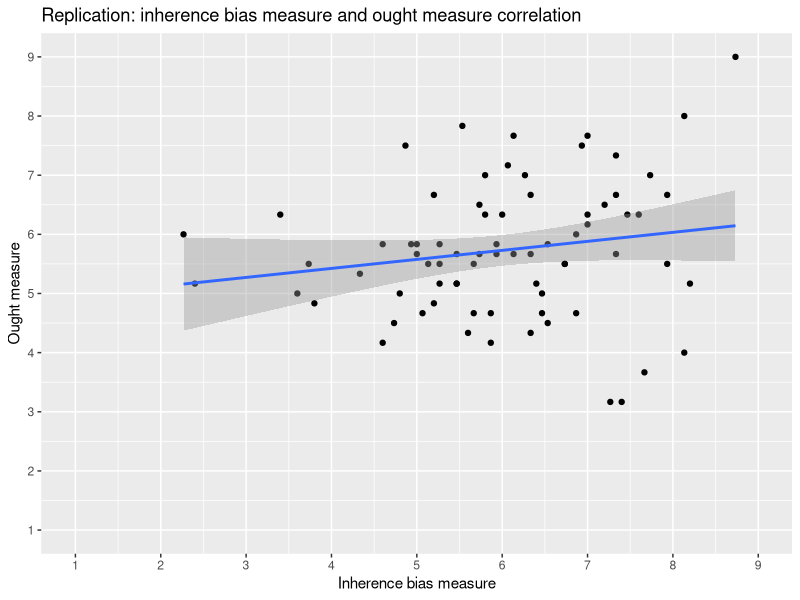

Generate this figure with R: (Note: this script raises an error after producing the figure.)
## ---- chunk 1
require("knitr")
## ---- chunk 2
### Data Preparation


#### Load Relevant Libraries and Functions
library(tidyverse)


#### Import data for analysis
data <- read_csv("../data/Exp1_finalData.csv")



#### Initial data formatting
# Filter out those who didn't consent
data <- data %>%
  filter(consent == "I agree")


# Select relevant columns
data <- data %>%
  dplyr::select(IH_1:IH_C2, # inherence heuristic scale
         O_1, O_2, O_3, O_4, O_5, O_6, # ought inferences
         attn, # attention check
         debrief_1:debrief_4, # debriefing
         gender, age, education, income, religion, race, conservatism, English) #demographics

# Add subject ID
data <- mutate(data, subject = row_number())

# Remove all strings in task response columns and conservatism question (mainly Likert scale labels)
data <- data %>% 
  mutate_at(vars(IH_1:O_6, conservatism), ~gsub("([a-z]|[A-Z]|\\s)*", "", .)) %>% 
  mutate_at(vars(IH_1:O_6, conservatism), as.numeric)



#### Data exclusion / filtering

# replace NAs in debriefing questions with text " " to prep for str_detect, which can't handle NAs
data$debrief_1 <- str_replace_na(data$debrief_1, " ")
data$debrief_2 <- str_replace_na(data$debrief_2, " ")
data$debrief_3 <- str_replace_na(data$debrief_1, " ")
data$debrief_4 <- str_replace_na(data$debrief_1, " ")

# record exclusions
data_excl <- tibble(
  attn = sum(data$attn != "Yes" | is.na(data$attn)), 
  IH_C = sum(data$IH_C1 != 3 | is.na(data$IH_C1) | data$IH_C2 != 7 | is.na(data$IH_C2)),
  non_naive = sum(str_detect(data$debrief_1, "is-ought"))
  + sum(str_detect(data$debrief_2, "is-ought"))
  + sum(str_detect(data$debrief_3, "is-ought"))
  + sum(str_detect(data$debrief_4, "is-ought")))
data_excl

# Excluding subjects
data <- data %>%
  filter(attn == "Yes" & # Exclude those who didn't pay attention
        IH_C1 == 3 & IH_C2 == 7 & # Exclude those who didn't answer correctly on control questions on the inherence heuristic scale
        !str_detect(debrief_1, "is-ought") & 
        !str_detect(debrief_2, "is-ought") & 
        !str_detect(debrief_3, "is-ought") & 
        !str_detect(debrief_4, "is-ought")) %>%  # Exclude those who mentioned "is-ought" in debriefing
  select(-attn, -(IH_C1:IH_C2), -(debrief_1:debrief_4)) # Delete attn and inherence heuristic scale control columns


#### Demographics analysis
# gender
data_demographics_gender <- data %>%
  count(gender)
data_demographics_gender

# age
data_demographics_age <- data %>%
  count(age)
data_demographics_age

# education
data_demographics_education <- data %>%
  count(education)
data_demographics_education

# income
data_demographics_income <- data %>%
  count(income)
data_demographics_income

# religion
data_demographics_religion <- data %>%
  count(religion)
data_demographics_religion

# race
data_demographics_race <- data %>%
  count(race)
data_demographics_race

# conservatism
data_demographics_conservatism <- data %>%
  count(conservatism)
data_demographics_conservatism



#### Prepare data for analysis - create columns etc.
# gather to tidy long form
data_tidy <- data %>% 
  gather(question, response, IH_1:O_6)

# classify items as inherence heuristic questions vs ought questions
data_tidy <- data_tidy %>% 
  separate(question, c("question_type", "question_number"), "_")



# summarize inherence bias average and ought measure average across subjects
data_means <- data_tidy %>%
  group_by(question_type) %>% 
  summarize(avg=mean(response, na.rm=TRUE), sd=sd(response, na.rm=TRUE), n())
data_means

# summarize inherence bias and ought measure per subject
data_means_subj <- data_tidy %>% 
  group_by(subject, question_type) %>%  
  summarize(avg=mean(response, na.rm=TRUE)) %>% 
  spread(question_type, avg)
data_means_subj






## ---- chunk 3
### Analysis of replication data
# scatterplot of inherence bias measure and ought measure
p <- ggplot(data_means_subj, aes(x = IH, y = O)) + 
  geom_point() + 
  labs(x="Inherence bias measure", 
       y="Ought measure") +
  geom_smooth(method = "lm") +
  # Ought measure is 1 to 9 scale
  scale_y_continuous(limits=c(1,9), breaks=seq(1, 9, 1)) +
  # Inherence bias measure is 1 to 9 scale
  scale_x_continuous(limits=c(1,9), breaks=seq(1, 9, 1)) +
  ggtitle("Replication: inherence bias measure and ought measure correlation")


# Pearson correlation between each subject's inherence bias measure and their ought measure 
cor <- cor.test(data_means_subj$IH, data_means_subj$O, method = "pearson")
cor





### Scatterplot of original data
# Importing original data
data_original <- read_csv("../data/Exp1_originalData.csv")

# Add subject ID
data_original <- mutate(data_original, subject = row_number())

# Filter out excluded subjects
data_original <- data_original %>% 
  filter(excluded == 0)

# Select relevant columns
data_original <- data_original %>%
  select(inhav, # inherence heuristic scale
         oughtav, # ought inferences
         subject) # subject ID

# Rename columns to be same as replication data
data_original <- data_original %>% 
  rename(IH = inhav,
         O = oughtav)

# scatterplot of inherence bias measure and ought measure
p_original <- ggplot(data_original, aes(x = IH, y = O)) + 
  geom_point() + 
  labs(x="Inherence bias measure", 
       y="Ought measure") +
  geom_smooth(method = "lm") +
  # Ought measure is 1 to 9 scale
  scale_y_continuous(limits=c(1,9), breaks=seq(1, 9, 1)) +
  # Inherence bias measure is 1 to 9 scale
  scale_x_continuous(limits=c(1,9), breaks=seq(1, 9, 1)) +
  ggtitle("Original: inherence bias measure and ought measure correlation")


# Pearson correlation between each subject's inherence bias measure and their ought measure 
cor_original <- cor.test(data_original$IH, data_original$O, method = "pearson")
cor_original








### Comparing replication data with original data
# difference between this correlation and original study's correlation (r(120) = .30, 95% CI = [.13, .46], p < .001)
diff_cor <- cor$estimate - cor_original$estimate
diff_cor

gridExtra::grid.arrange(p_original, p, nrow = 1)



## ---- chunk 4
# SPREAD: more spread in replication data than original data?
# replication: inherence bias measure and ought meaure across subjects
data_means

# original: spread in inherence bias measure and ought measure across subjects
data_original_spread <- data_original %>%
  summarize_at(vars(IH, O), sd)
data_original_spread
## ---- chunk 5
# ITEM DIFFERENCES WITHIN SCALES IN REPLICATION?
# create function to estimate confidence interval
sem <- function(x) {sd(x, na.rm=TRUE) / sqrt(sum(!is.na((x))))}
ci <- function(x) {sem(x) * 1.96} # reasonable approximation 

# inherence bias item and ought measure item averages
data_tidy$question_number <- as.numeric(data_tidy$question_number)

data_IH_items <- data_tidy %>% 
  filter(question_type == "IH") %>% 
  group_by(question_number) %>% 
  summarize(avg=mean(response, na.rm=TRUE), ci=ci(response), n())
data_IH_items

data_O_items <- data_tidy %>% 
  filter(question_type == "O") %>% 
  group_by(question_number) %>% 
  summarize(avg=mean(response, na.rm=TRUE), ci=ci(response), n())
data_O_items

# bar graph of item averages
ggplot(data_IH_items, aes(x = question_number, y = avg)) +
  geom_point() +
  geom_errorbar(aes(ymin = avg - ci, ymax = avg + ci), 
                width=.2) + 
  labs(title = "Average rating per inherence heuristic item", x = "Item", y = "Average rating (1 [disagree strongly] to 9 [agree strongly])") +
  scale_y_continuous(limits = c(1,9), breaks = 1:9) +
  scale_x_continuous(breaks = 1:15) +
  theme(panel.grid.minor = element_blank())

ggplot(data_O_items, aes(x = question_number, y = avg)) +
  geom_point() +
  geom_errorbar(aes(ymin = avg - ci, ymax = avg + ci), 
                width=.2) + 
  labs(title = "Average rating per ought measure item", x = "Item", y = "Average rating (1 [really not good] to 9 [really good])") +
  scale_y_continuous(limits = c(1,9), breaks = 1:9) +
  scale_x_continuous(breaks = 1:15) +
  theme(panel.grid.minor = element_blank())


## ---- chunk 6
# CORRELATION ACROSS POLITICAL VIEWS, OR EDUCATION?
# summarize inherence bias and ought measure per subject, keeping political view and edu
data_tidy$education <- ordered(data_tidy$education, levels = c("High school/GED", "Some college", "Bachelor's (B.A., B.S.)", "Master's (M.A., M.S.)", "Doctoral (Ph.D., J.D., M.D.)"))

data_means_subj_conservatism_edu <- data_tidy %>% 
  group_by(subject, question_type, conservatism, education) %>%  
  summarize(avg=mean(response, na.rm=TRUE)) %>% 
  spread(question_type, avg)

# scatterplot of inherence bias measure and ought measure, by political view
ggplot(data_means_subj_conservatism_edu, aes(x = IH, y = O, color = conservatism)) + 
  geom_point() + 
  labs(x="Inherence bias measure", 
       y="Ought measure") +
  geom_smooth(method = "lm") +
  # Ought measure is 1 to 9 scale
  scale_y_continuous(limits=c(1,9), breaks=seq(1, 9, 1)) +
  # Inherence bias measure is 1 to 9 scale
  scale_x_continuous(limits=c(1,9), breaks=seq(1, 9, 1)) +
  ggtitle("Replication: inherence bias measure and ought measure correlation by political view")

# scatterplot of inherence bias measure and ought measure, by education
ggplot(data_means_subj_conservatism_edu, aes(x = IH, y = O, color = education)) + 
  geom_point() + 
  labs(x="Inherence bias measure", 
       y="Ought measure") +
  geom_smooth(method = "lm", se = FALSE) +
  # Ought measure is 1 to 9 scale
  scale_y_continuous(limits=c(1,9), breaks=seq(1, 9, 1)) +
  # Inherence bias measure is 1 to 9 scale
  scale_x_continuous(limits=c(1,9), breaks=seq(1, 9, 1)) +
  ggtitle("Replication: inherence bias measure and ought measure correlation by education")



